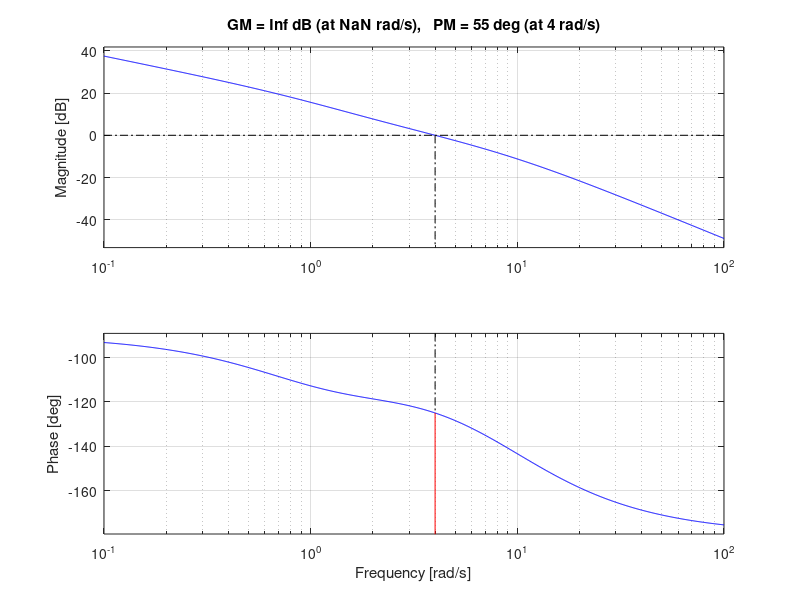
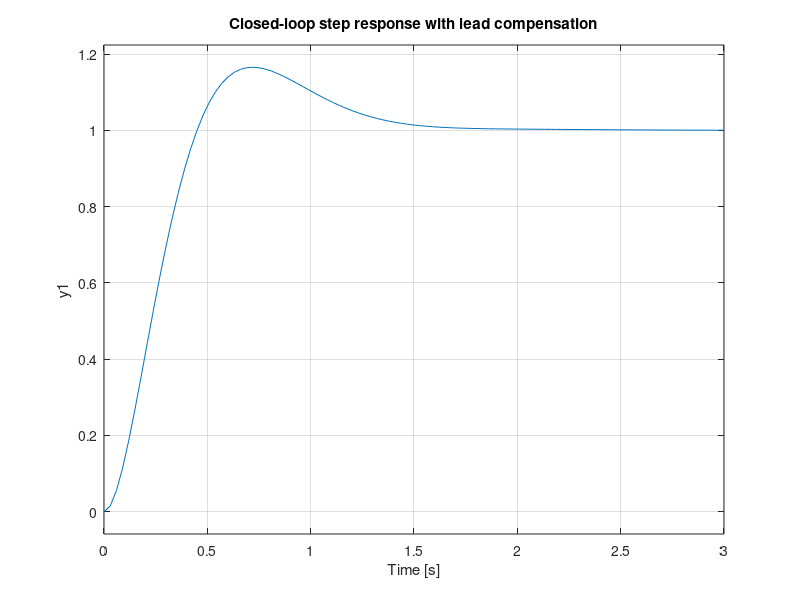

Reproduce these figures in MATLAB, in order.
s = tf('s');
G = 1/(s*(s + 1));

PM_des = 50;       % desired phase margin (deg)
wc_des = 4;        % desired crossover (rad/s)
safety = 5;        % extra safety margin (deg)

[mag, phase] = bode(G, wc_des);
mag = squeeze(mag);
phase = squeeze(phase);
PM0 = 180 + phase;               % uncompensated PM at wc_des
phi_req = PM_des - PM0 + safety; % required phase boost
phi_req = max(5, min(phi_req, 60));

phi_max = deg2rad(phi_req);
alpha = (1 - sin(phi_max))/(1 + sin(phi_max));
tau = 1/(wc_des*sqrt(alpha));

C0 = (tau*s + 1)/(alpha*tau*s + 1);   % lead without final gain
[magC0G, ~] = bode(C0*G, wc_des);
magC0G = squeeze(magC0G);
Kc = 1/magC0G;

C_lead = Kc*C0;
L = C_lead*G;

% Margins and Bode plots
margin(L);
grid on;

% Closed-loop step response
T = feedback(L, 1);
figure;
step(T);
title('Closed-loop step response with lead compensation');
